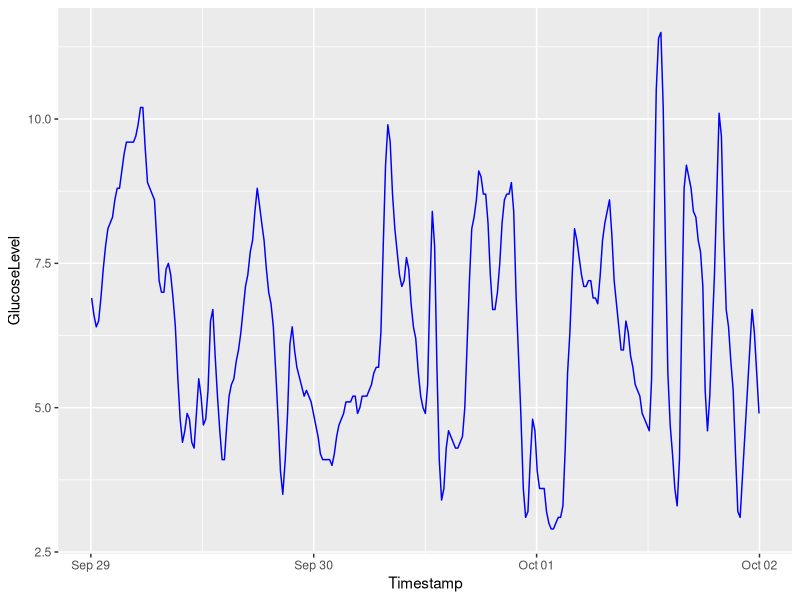
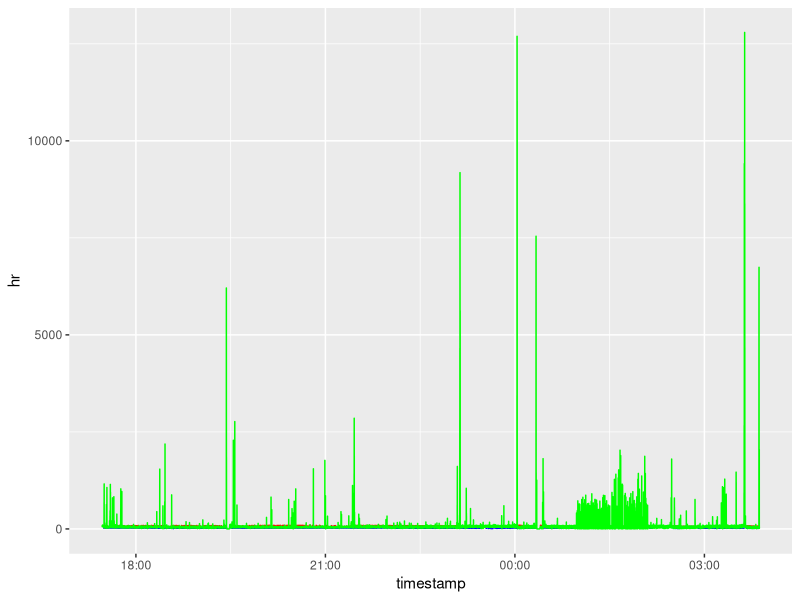

These figures' R source, in order:
library(readxl)
library(tidyverse)
library(ggplot2)


#Update path to where files are located
setwd("C:/Users/popovm2/Downloads/")
gcm<-read_excel("gcm_data_72h_prepared.xlsx")
sleepData<-read.csv("./../rawData/Sleep-2016-08-05--19.27-05.52-vitals.csv")
sleepData$timestamp<-as.POSIXct(sleepData$timestamp, origin='1970-01-01')

activity<- read_excel("fitbit_export_20160829_phase1_prepared.xlsx", sheet = "Activity")
sleepFitbit<- read_excel("fitbit_export_20160829_phase1_prepared.xlsx", sheet = "Sleep")
diet<- read_excel("fitbit_export_20160829_phase1_prepared.xlsx", sheet = "Diet")

gp<-ggplot() + geom_line(data=gcm, aes(x=Timestamp, y=GlucoseLevel), color="blue")
gp

gp1<-ggplot()+geom_line(data=sleepData, aes(x=timestamp,y=hr), color="red")
gp1<-gp1+geom_line(data=sleepData, aes(x=timestamp,y=rr), color="blue")
gp1<-gp1+geom_line(data=sleepData, aes(x=timestamp,y=act), color="green")
gp1
